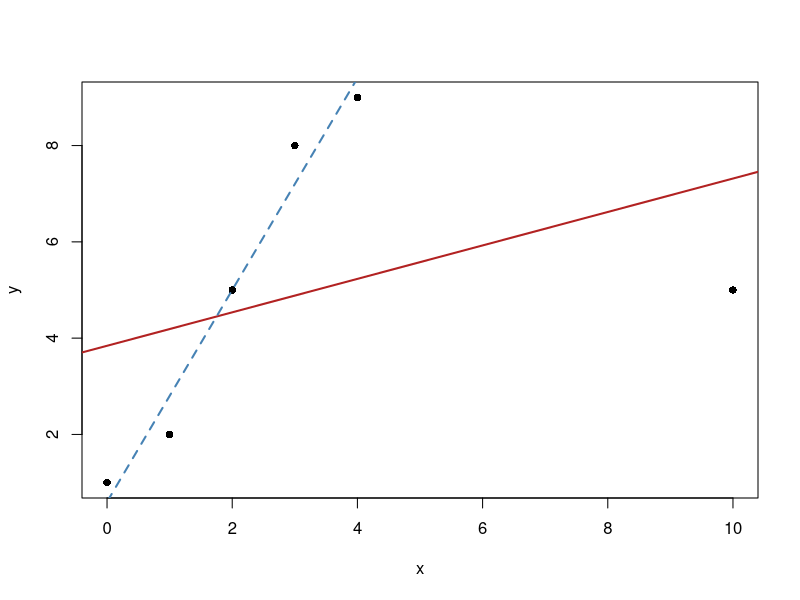

R code for this plot:
# CPSC 440 Learning Atlas: standalone teaching example
# Chapter 11, section: leverage-influence
# Run in a fresh R session; no external packages or data files are needed.
# Read the lesson for assumptions, data provenance, and interpretation.

x <- c(0,1,2,3,4,10)
y <- c(1,2,5,8,9,5)
fit <- lm(y ~ x)
# Compare the full fit with a documented sensitivity fit.
coef(fit)
coef(lm(y[-6] ~ x[-6]))
# Examine predictor leverage, raw residuals, and influence together.
data.frame(x=x,y=y,
  leverage=hatvalues(fit),
  raw_residual=residuals(fit),
  cooks_distance=cooks.distance(fit))
plot(x,y,pch=16,xlab="x",ylab="y")
abline(fit,col="firebrick",lwd=2)
abline(lm(y[-6] ~ x[-6]),col="steelblue",lty=2,lwd=2)
